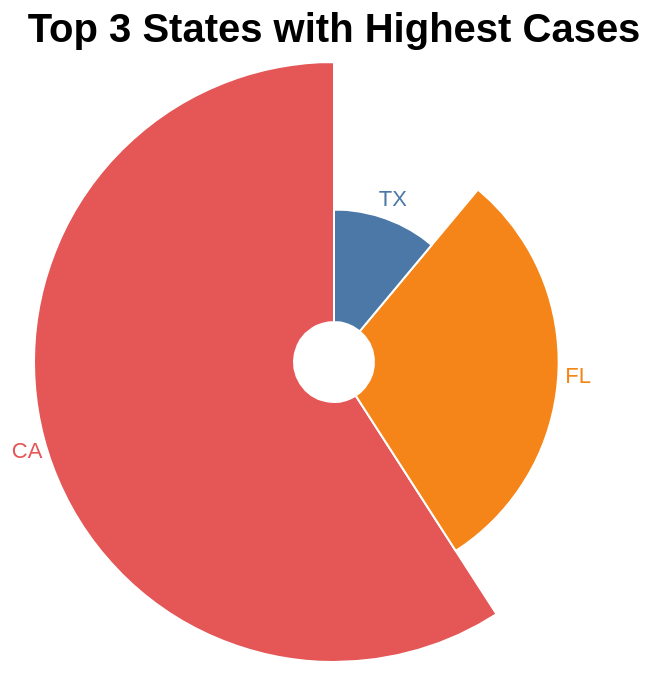

Write a Vega-Lite specification for this figure.
### Vega-Lite specification from a JSON file in a GitHub repository (floating-point values rounded to 4 significant figures)
{"$schema": "https://vega.github.io/schema/vega-lite/v5.json", "title": "Top 3 States with Highest Cases ", "config": {"title": {"color": "black", "fontSize": 20}}, "data": {"values": [{"State": "CA", "value": 795868}, {"State": "FL", "value": 401388}, {"State": "TX", "value": 149037}]}, "layer": [{"mark": {"type": "arc", "innerRadius": 20, "stroke": "#fff"}}, {"mark": {"type": "text", "radiusOffset": 10}, "encoding": {"text": {"field": "State", "type": "nominal"}}}], "encoding": {"theta": {"field": "value", "type": "quantitative", "stack": true}, "radius": {"field": "value", "scale": {"type": "sqrt", "zero": true, "rangeMin": 20}}, "color": {"field": "value", "type": "nominal", "legend": null}, "tooltip": [{"field": "State", "type": "nominal", "title": "State"}, {"field": "value", "type": "quantitative", "title": "Number of cases"}]}}
